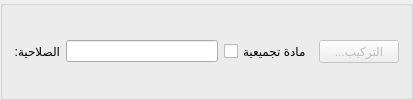
       <widget class="QGroupBox" name="groupBox_6">
        <property name="title">
         <string/>
        </property>
        <layout class="QGridLayout" name="gridLayout_5">
         <item row="0" column="0">
          <widget class="QLabel" name="label_48">
           <property name="maximumSize">
            <size>
             <width>70</width>
             <height>16777215</height>
            </size>
           </property>
           <property name="text">
            <string>الصلاحية:</string>
           </property>
          </widget>
         </item>
         <item row="0" column="3">
          <widget class="QCheckBox" name="groupped_material_checkbox">
           <property name="text">
            <string>مادة تجميعية</string>
           </property>
          </widget>
         </item>
         <item row="0" column="4">
          <widget class="QPushButton" name="groupped_material_btn">
           <property name="enabled">
            <bool>false</bool>
           </property>
           <property name="text">
            <string>...التركيب</string>
           </property>
          </widget>
         </item>
         <item row="0" column="1">
          <widget class="QLineEdit" name="expiray_input">
           <property name="minimumSize">
            <size>
             <width>152</width>
             <height>0</height>
            </size>
           </property>
           <property name="maximumSize">
            <size>
             <width>150</width>
             <height>16777215</height>
            </size>
           </property>
          </widget>
         </item>
        </layout>
       </widget>
